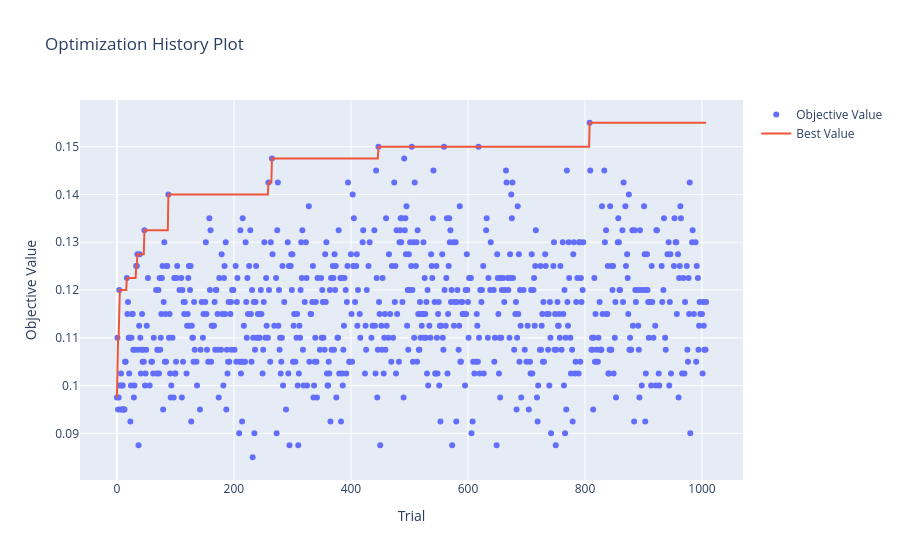
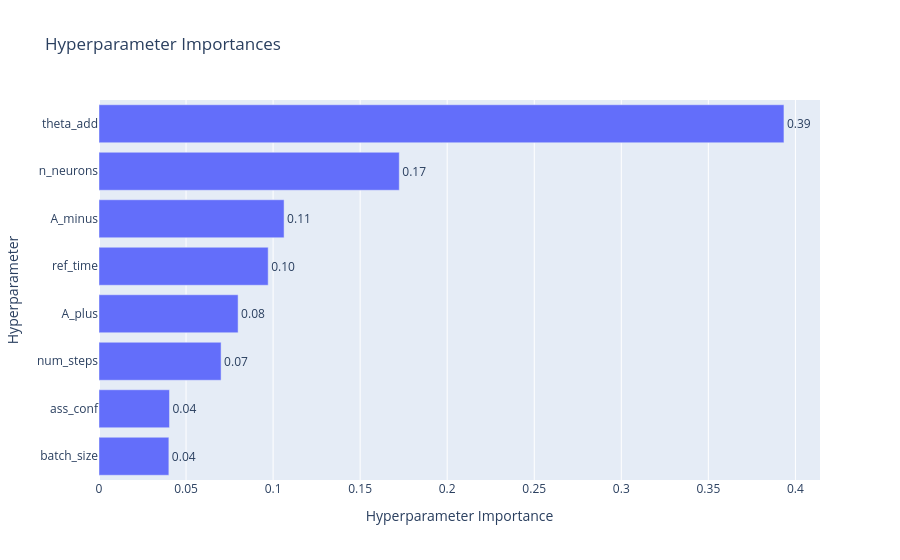
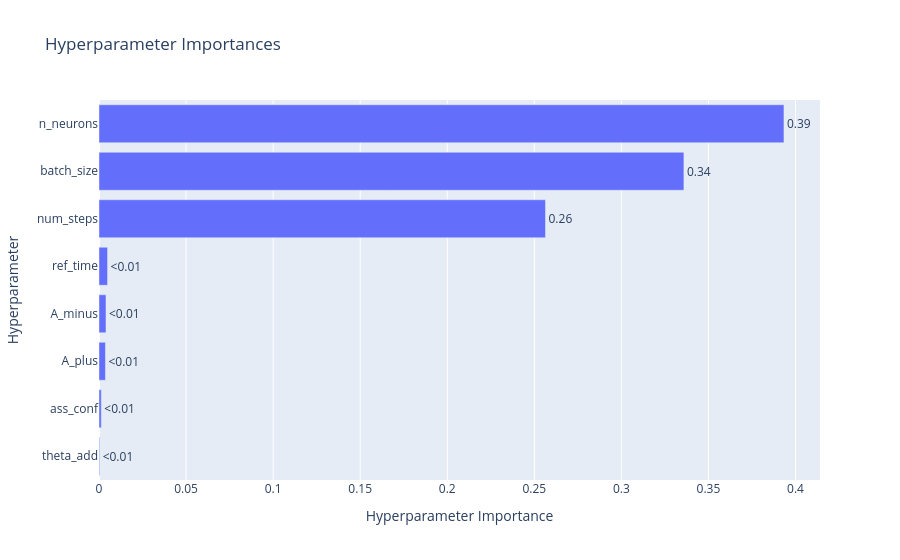

Source (notebook cell) for these figures, in order:
### Code cell
display(plot_optimization_history(STDP_classic_hpo.study_accuracy))
# display(plot_intermediate_values(STDP_classic_hpo.study_rate))
display(plot_param_importances(STDP_classic_hpo.study_accuracy))
optuna.visualization.plot_param_importances(
    STDP_classic_hpo.study_accuracy,
    target=lambda t: t.duration.total_seconds(),
    target_name="duration",
)

### Figure 1 — Plotly figure (JSON) as saved in the notebook; plotly's stock layout.template omitted (floating-point values rounded to 4 significant figures; data arrays with more than 128 entries replaced by an {"elided": "..."} marker saying what was removed)
{"data": [{"mode": "markers", "name": "Objective Value", "type": "scatter", "x": {"elided": "766 int values"}, "y": {"elided": "766 float values"}}, {"mode": "lines", "name": "Best Value", "type": "scatter", "x": {"elided": "1008 int values"}, "y": {"elided": "1008 float values"}}, {"marker": {"color": "#cccccc"}, "mode": "markers", "name": "Infeasible Trial", "showlegend": false, "type": "scatter", "x": [], "y": []}], "layout": {"title": {"text": "Optimization History Plot"}, "xaxis": {"title": {"text": "Trial"}}, "yaxis": {"title": {"text": "Objective Value"}}}}

### Figure 2 — Plotly figure (JSON) as saved in the notebook; plotly's stock layout.template omitted (floating-point values rounded to 4 significant figures)
{"data": [{"cliponaxis": false, "hovertemplate": ["batch_size (CategoricalDistribution): 0.040131281284273304<extra></extra>", "ass_conf (FloatDistribution): 0.04048016685670547<extra></extra>", "num_steps (IntDistribution): 0.07012517249686588<extra></extra>", "A_plus (FloatDistribution): 0.07989674666571303<extra></extra>", "ref_time (IntDistribution): 0.09717506578735934<extra></extra>", "A_minus (FloatDistribution): 0.1063036941707341<extra></extra>", "n_neurons (IntDistribution): 0.1724676257733908<extra></extra>", "theta_add (FloatDistribution): 0.3934202469649581<extra></extra>"], "name": "Objective Value", "orientation": "h", "text": ["0.04", "0.04", "0.07", "0.08", "0.10", "0.11", "0.17", "0.39"], "textposition": "outside", "type": "bar", "x": [0.04013, 0.04048, 0.07013, 0.0799, 0.09718, 0.1063, 0.1725, 0.3934], "y": ["batch_size", "ass_conf", "num_steps", "A_plus", "ref_time", "A_minus", "n_neurons", "theta_add"]}], "layout": {"title": {"text": "Hyperparameter Importances"}, "xaxis": {"title": {"text": "Hyperparameter Importance"}}, "yaxis": {"title": {"text": "Hyperparameter"}}}}

### Figure 3 — Plotly figure (JSON) as saved in the notebook; plotly's stock layout.template omitted (floating-point values rounded to 4 significant figures)
{"data": [{"cliponaxis": false, "hovertemplate": ["theta_add (FloatDistribution): 0.0003654767747083868<extra></extra>", "ass_conf (FloatDistribution): 0.001332047360446886<extra></extra>", "A_plus (FloatDistribution): 0.0036999124594319453<extra></extra>", "A_minus (FloatDistribution): 0.004008679415894973<extra></extra>", "ref_time (IntDistribution): 0.0049127340115995895<extra></extra>", "num_steps (IntDistribution): 0.2564131457397847<extra></extra>", "batch_size (CategoricalDistribution): 0.3359061339382386<extra></extra>", "n_neurons (IntDistribution): 0.39336187029989483<extra></extra>"], "name": "duration", "orientation": "h", "text": ["<0.01", "<0.01", "<0.01", "<0.01", "<0.01", "0.26", "0.34", "0.39"], "textposition": "outside", "type": "bar", "x": [0.0003655, 0.001332, 0.0037, 0.004009, 0.004913, 0.2564, 0.3359, 0.3934], "y": ["theta_add", "ass_conf", "A_plus", "A_minus", "ref_time", "num_steps", "batch_size", "n_neurons"]}], "layout": {"title": {"text": "Hyperparameter Importances"}, "xaxis": {"title": {"text": "Hyperparameter Importance"}}, "yaxis": {"title": {"text": "Hyperparameter"}}}}
